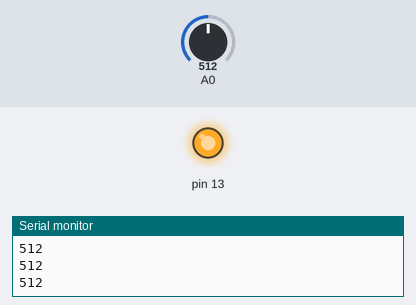
Bench run of a sketch on a simulated Arduino Uno, built with avr-gcc and run on an emulated ATmega328P. On the bench: output pins drawn as LEDs (lit = HIGH), the last lines printed to the serial monitor. The test bench sets the inputs (shaded band); at power-on: A0 = 512.

Above: at 1.2 s.
1.3 s: A0 set to 5
2.8 s: A0 set to 2
At 3.2 s:
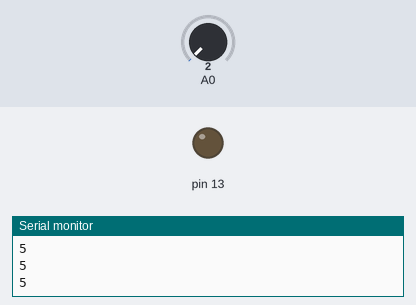
4.3 s: A0 set to 122
At 5.5 s:
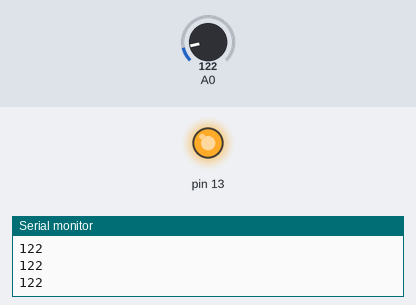
5.8 s: A0 set to 0
At 6.7 s:
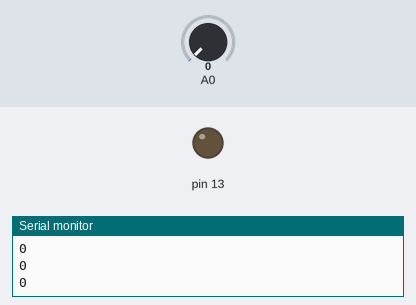
Timing chart, 0 to 8.3 s (numbered marks = the images above; inputs shaded):
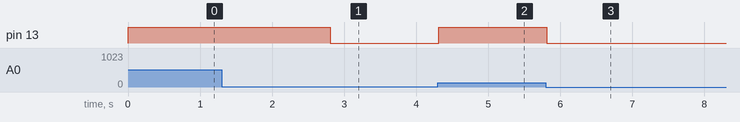

Measured:
- the behaviour switches between 4 and 3 on A0 (found by bisection; images 0 and 1)
- after the input at 2.8 s, pin 13: HIGH → LOW at once
- after the input at 4.3 s, pin 13: LOW → HIGH at once
- after the input at 5.8 s, pin 13: HIGH → LOW at once

The sketch:

Input_value_from_microphone.ino
```cpp
void setup() {
  // put your setup code here, to run once:
  pinMode(13,OUTPUT);
Serial.begin(1200);
}

void loop() {
  // put your main code here, to run repeatedly:
int sensorValue=analogRead(A0);
 float voltage = sensorValue * (5.0 / 1023.0);
 if(sensorValue>3)
 digitalWrite(13,HIGH);
 else
  digitalWrite(13,LOW);
  Serial.println(sensorValue);

}
```
